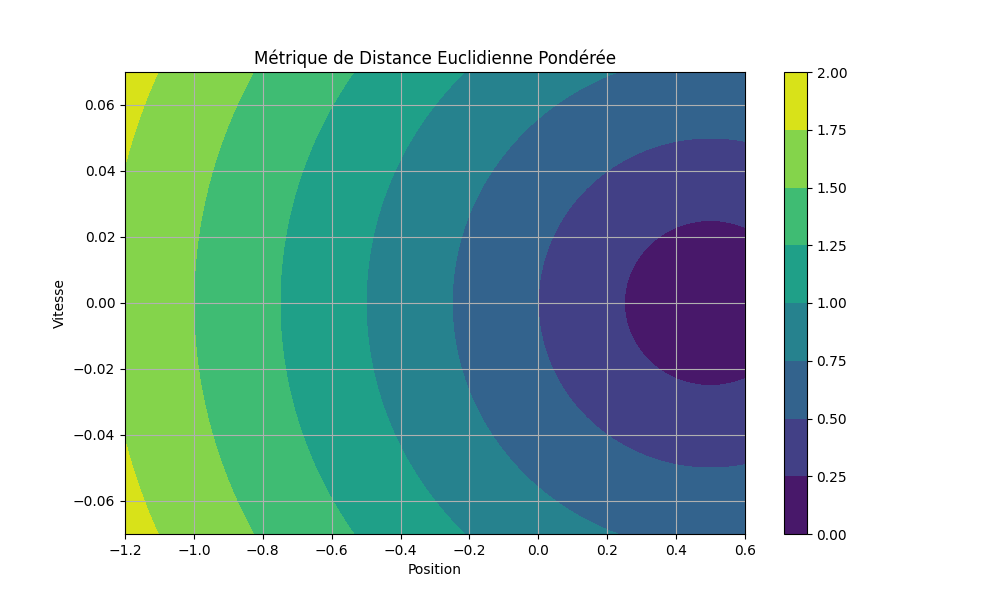

Reproduce this figure in Python.
import matplotlib.pyplot as plt
import numpy as np


position_range = np.linspace(-1.2, 0.6, 100) 
velocity_range = np.linspace(-0.07, 0.07, 100)  


goal_position = 0.5


k = 10


metric_grid = np.zeros((len(position_range), len(velocity_range)))

for i, pos in enumerate(position_range):
    for j, vel in enumerate(velocity_range):
        
        metric_grid[i, j] = np.sqrt((goal_position - pos)**2 + (k * vel)**2)


plt.figure(figsize=(10, 6))
cp = plt.contourf(position_range, velocity_range, metric_grid.T, cmap='viridis')
plt.colorbar(cp)
plt.title("Métrique de Distance Euclidienne Pondérée")
plt.xlabel("Position")
plt.ylabel("Vitesse")
plt.grid(True)
plt.show()
